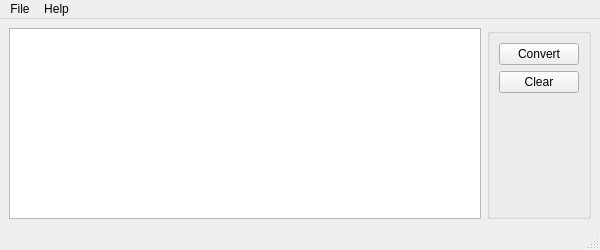
<?xml version="1.0" encoding="UTF-8"?>
<ui version="4.0">
 <class>MainWindow</class>
 <widget class="QMainWindow" name="MainWindow">
  <property name="geometry">
   <rect>
    <x>0</x>
    <y>0</y>
    <width>600</width>
    <height>250</height>
   </rect>
  </property>
  <property name="windowTitle">
   <string>MainWindow</string>
  </property>
  <widget class="QWidget" name="centralwidget">
   <layout class="QHBoxLayout" name="horizontalLayout">
    <item>
     <widget class="QListWidget" name="listWidget"/>
    </item>
    <item>
     <widget class="QGroupBox" name="groupBox">
      <property name="title">
       <string/>
      </property>
      <layout class="QVBoxLayout" name="verticalLayout">
       <item>
        <widget class="QPushButton" name="pushButton_2">
         <property name="text">
          <string>Convert</string>
         </property>
        </widget>
       </item>
       <item>
        <widget class="QPushButton" name="pushButton">
         <property name="text">
          <string>Clear</string>
         </property>
        </widget>
       </item>
       <item>
        <spacer name="verticalSpacer">
         <property name="orientation">
          <enum>Qt::Vertical</enum>
         </property>
         <property name="sizeHint" stdset="0">
          <size>
           <width>20</width>
           <height>40</height>
          </size>
         </property>
        </spacer>
       </item>
      </layout>
     </widget>
    </item>
   </layout>
  </widget>
  <widget class="QMenuBar" name="menubar">
   <property name="geometry">
    <rect>
     <x>0</x>
     <y>0</y>
     <width>600</width>
     <height>22</height>
    </rect>
   </property>
   <widget class="QMenu" name="menuFile">
    <property name="title">
     <string>File</string>
    </property>
    <addaction name="actionExit"/>
   </widget>
   <widget class="QMenu" name="menuHelp">
    <property name="title">
     <string>Help</string>
    </property>
    <addaction name="actionAbout"/>
   </widget>
   <addaction name="menuFile"/>
   <addaction name="menuHelp"/>
  </widget>
  <widget class="QStatusBar" name="statusbar"/>
  <action name="actionExit">
   <property name="text">
    <string>Exit</string>
   </property>
   <property name="shortcut">
    <string>Ctrl+Q, Meta+Q</string>
   </property>
  </action>
  <action name="actionAbout">
   <property name="text">
    <string>About</string>
   </property>
  </action>
 </widget>
 <resources/>
 <connections/>
</ui>
